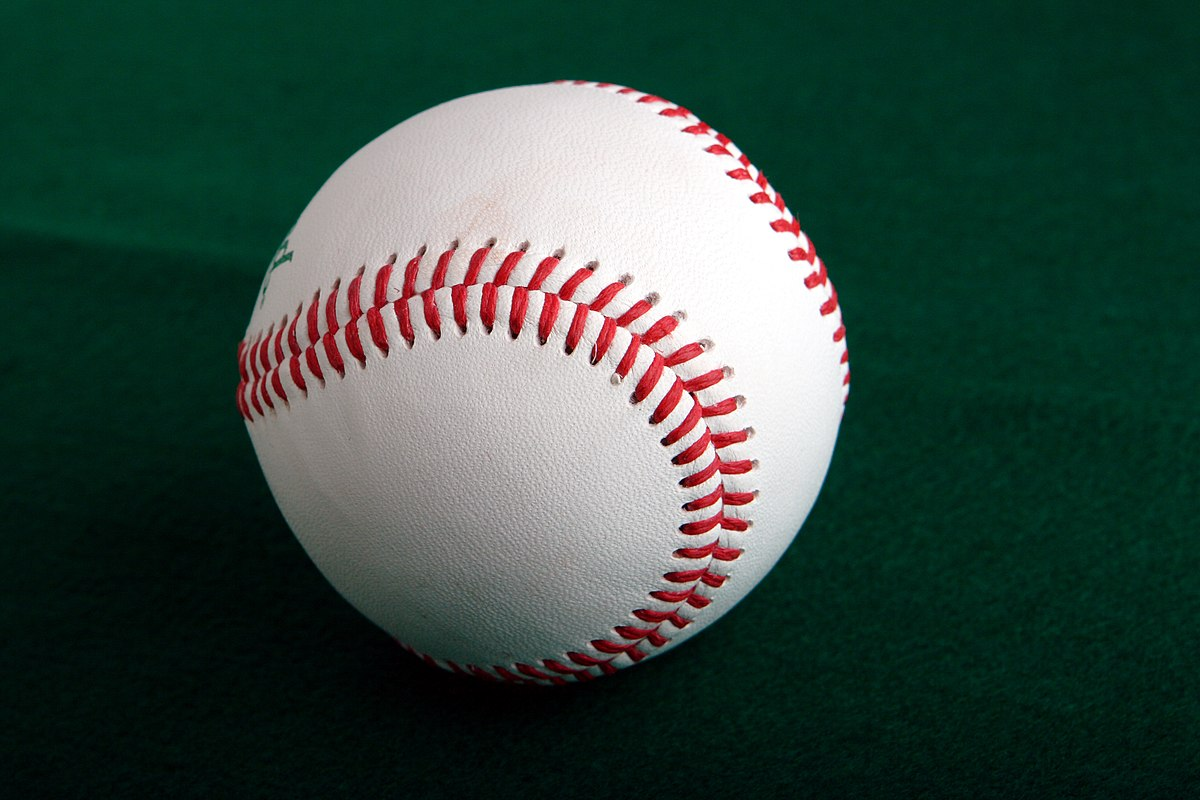
%> input picture 2022 ODD SEM/MATLAB/Baseball.jpg, 1200 x 800 px
$ octave project.m   (GNU Octave 9; MATLAB toolbox functions it lacks are replaced by stand-ins)
%> lines starting %> are read from the running program, lines starting %| are printed output that depends on the picture; in (x1, y1, x2, y2) boxes, pixels count from 0 and x2, y2 are one past the last pixel; in counts of white or black regions, pixels touching at a corner belong together; the program's own positions count from 1
clc;
clear all;

%IMPORTING IMAGE
ob=imread('D:\Coding Files\University\2022 ODD SEM\MATLAB\Baseball.jpg');
%> ob is the input picture: size 800x1200x3 uint8; mean R, G, B 54, 74.4, 66.1
imshow(ob);


%SEGMENT IMAGE
%divde image into respective RGB in intenstites

r=ob(:,:,1);
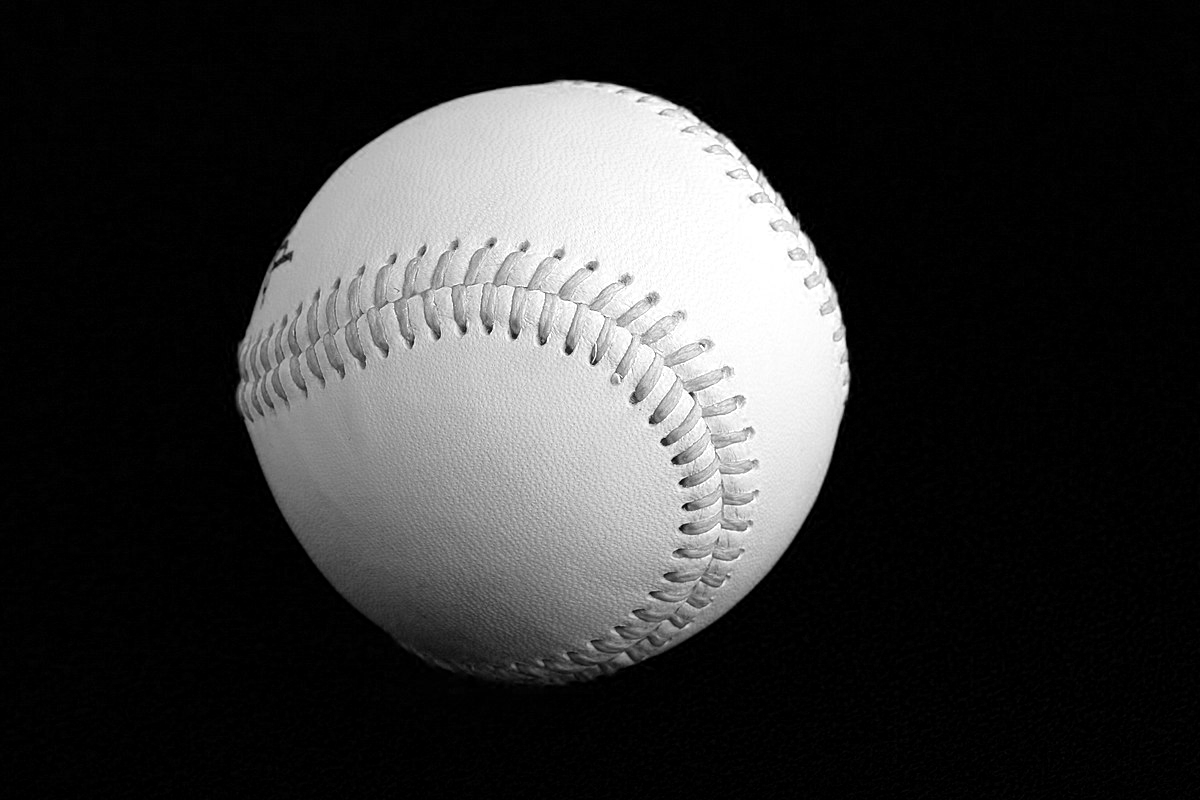
%> r: size 800x1200 uint8; min 0, max 255, mean 54
b=ob(:,:,3);
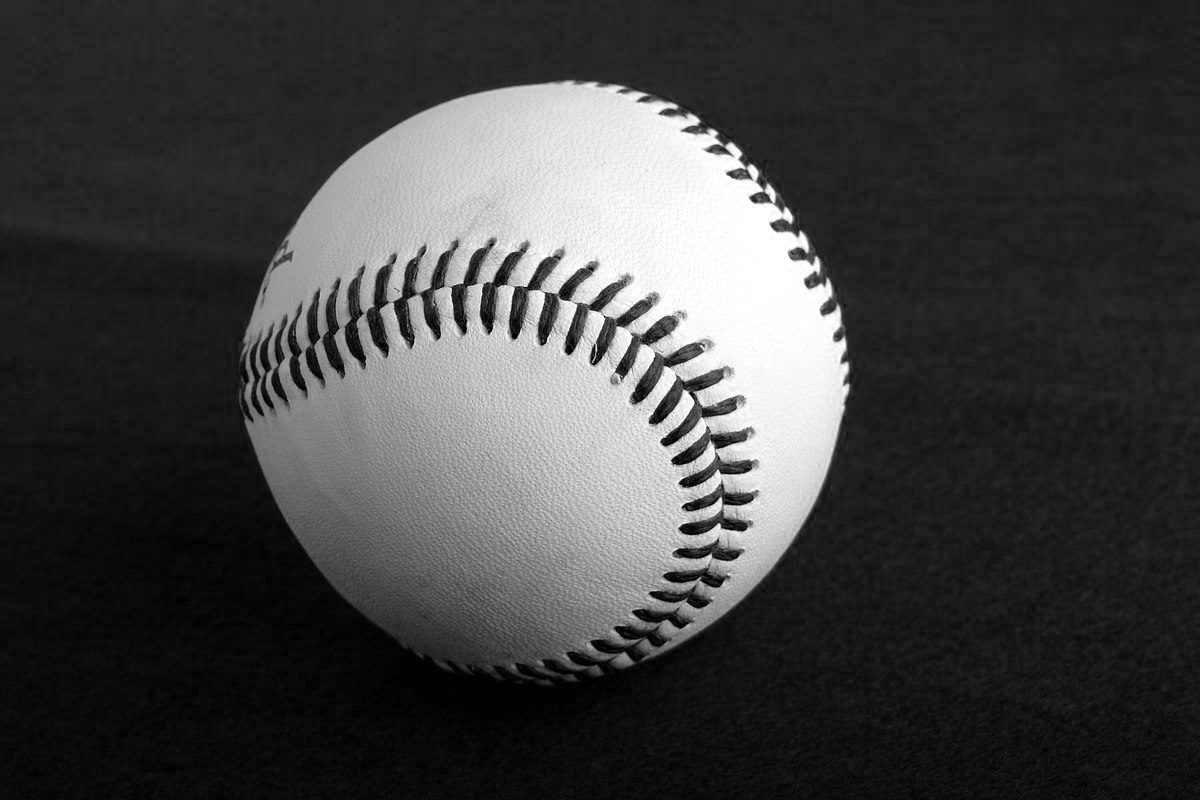
%> b: size 800x1200 uint8; min 0, max 255, mean 66.1
g=ob(:,:,2);

figure(1)
subplot(2,2,1);
imshow(ob);
title('Original Image');
subplot(2,2,2);
imshow(r);
title('Red');
subplot(2,2,3);
imshow(g);
title('Green');
subplot(2,2,4);
imshow(b);
title('Blue');


%threshold blue plane
figure(2)
level=0.37;
bw2=im2bw(b,level);
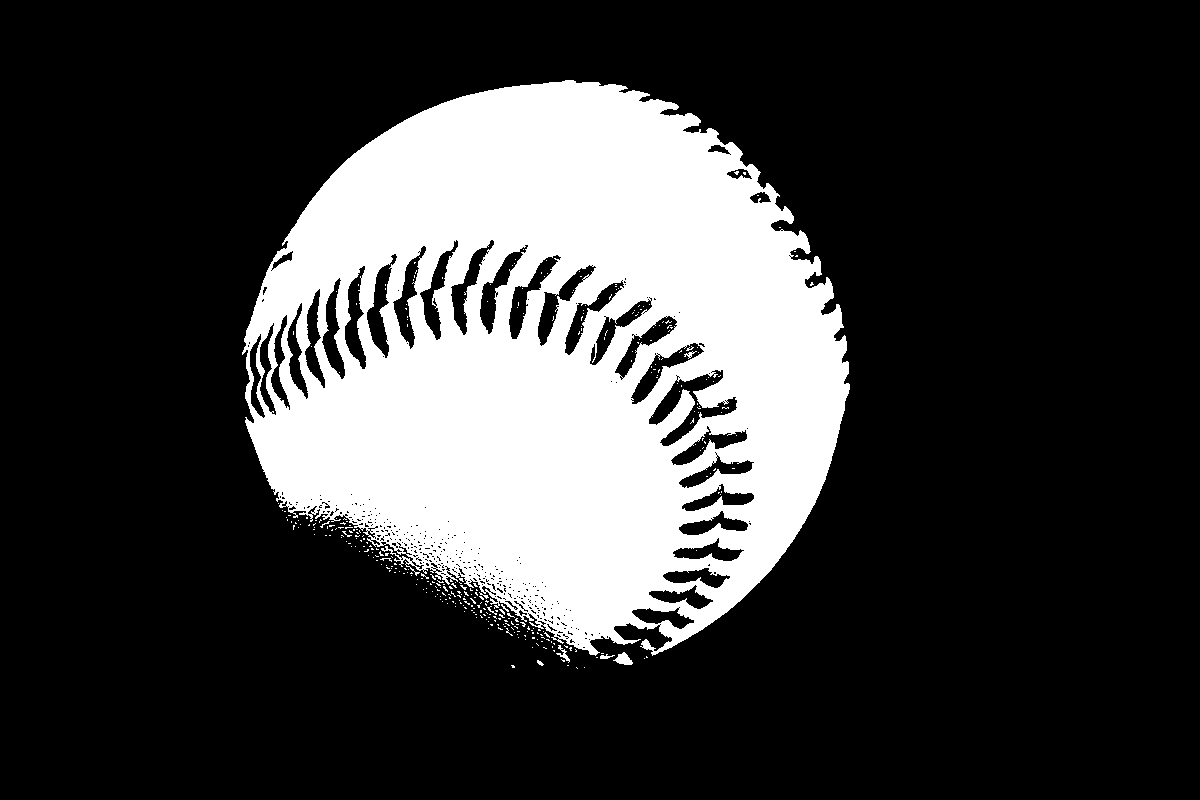
%> bw2: size 800x1200 logical; 23.9% white; 353 white regions (344 under 20 px), largest, box (x1, y1, x2, y2) and area: (242, 80, 850, 656) 228188, (613, 652, 633, 665) 149, (556, 645, 570, 663) 74
subplot(2,2,1);
imshow(bw2);
title('Blue threshold');

%NOISE REMOVING
%Fill holes
fill=imfill(bw2,'holes');
%> fill: size 800x1200 logical; 26.7% white; 235 white regions (227 under 20 px), largest, box (x1, y1, x2, y2) and area: (242, 80, 850, 656) 254985, (613, 652, 633, 665) 149, (556, 645, 570, 663) 74
subplot(2,2,2);
imshow(fill);
title('No holes');

%Remove blobs on the border of mage
blob=imclearborder(fill);
subplot(2,2,3);
imshow(blob);
title('Blobs removed');

%Removing blobs less than 7 pixel
spb=strel('disk',7);
open=imopen(fill,spb);
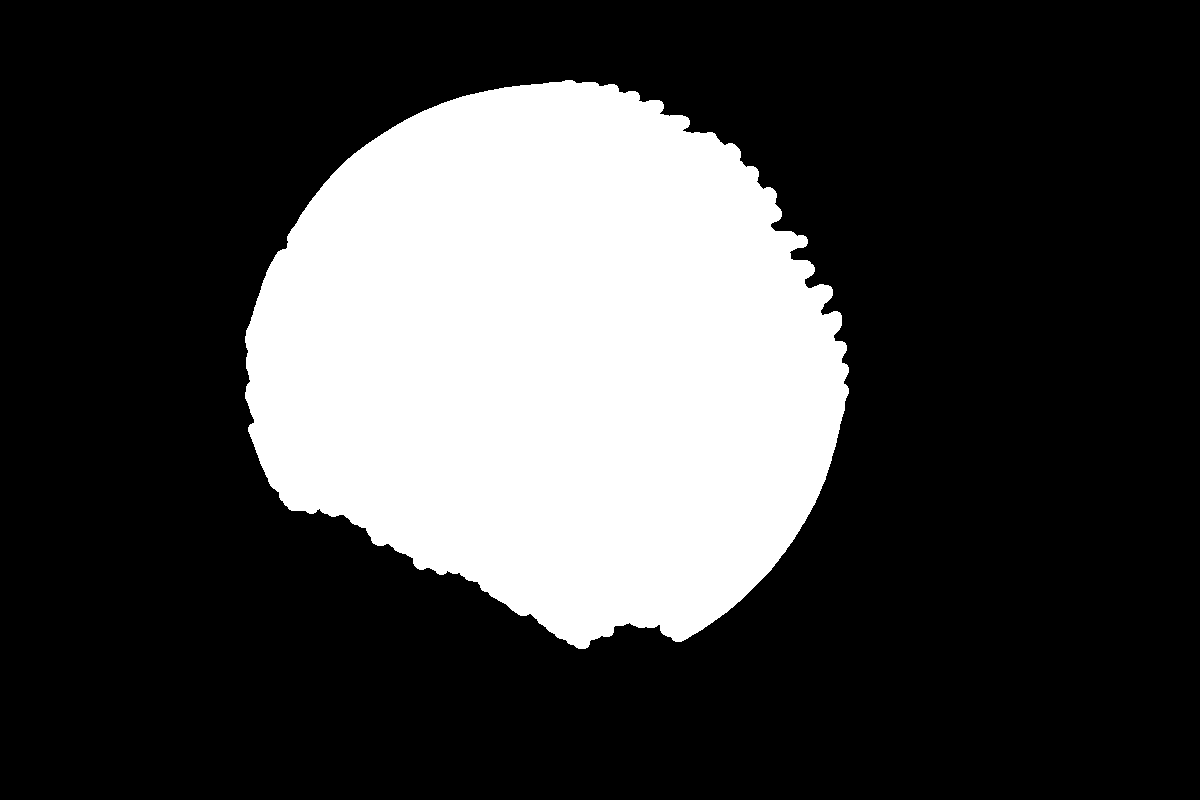
%> open: size 800x1200 logical; 26.3% white; 1 white region, box (x1, y1, x2, y2) and area: (245, 80, 849, 649) 252585
subplot(2,2,4);
imshow(open);
title('No small blob');

%OBJECT DIAMETER
dm=regionprops(open,'MajorAxisLength');
%> dm = 1 region; MajorAxisLength: 607.6

%RESULT
figure(3)
imshow(ob)
d=imdistline;
